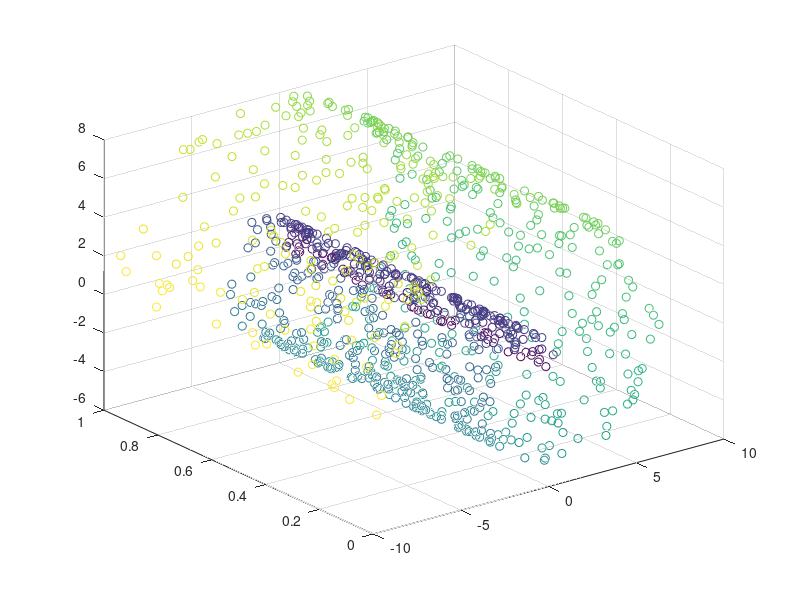

Here is the MATLAB script that generated this plot: (Note: this script raises an error after producing the figure.)
%% 
% Open it as live script!!!

clear;
x = linspace(0, 3, 20);
y = linspace(0, 3, 20);
[x, y] = meshgrid(x, y);
x = x + randn(size(x)) * 0.01;
y = y + randn(size(y)) * 0.01;
z = sin(1 * pi * (x)) + randn(size(x)) * 0.1;

X = [x(:), y(:), z(:)];
c = (1:length(X)) / length(X);
clear x y z;
scatter3(X(:, 1), X(:, 2), X(:, 3), [], c);
%%
%???????
N = 1000;
t = linspace(0, 3 * pi, N)' + 0.01 * randn(N, 1);
s = rand(N, 1);
X=[t.*cos(t), s, t.*sin(t)];
c = (1:length(X)) / length(X);
scatter3(X(:, 1), X(:, 2), X(:, 3), [], c)
%%
k = 10; d = 2;
y = LLE(X, k, d);
%%
scatter(y(:, end), y(:, end-1), [], c);